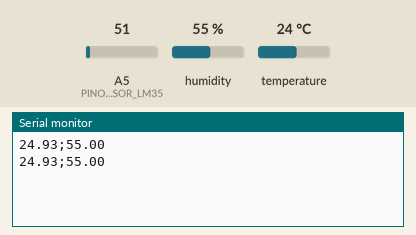
Simulated run of this sketch. Board: Arduino Uno, built with avr-gcc and run on an emulated ATmega328P. Parts: the last lines printed to the serial monitor. Inputs (shaded band) come from the test bench; at power-on: humidity 55 %, A5 (PINO_SENSOR_LM35) = 51, temperature 24 °C.

Above: at 1.8 s.
1.9 s: humidity set to 22 %
At 3.3 s:
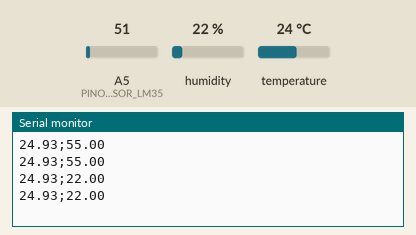
3.4 s: A5 (PINO_SENSOR_LM35) set to 61
At 4.7 s:
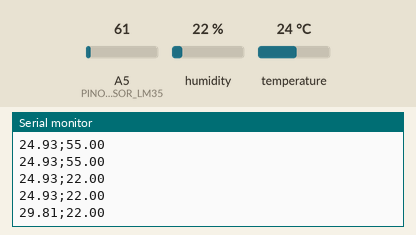
4.9 s: humidity set to 40 %
At 5.9 s:
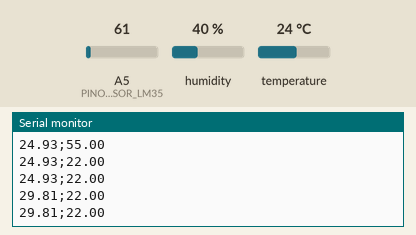
6.4 s: A5 (PINO_SENSOR_LM35) set to 71
At 7.9 s:
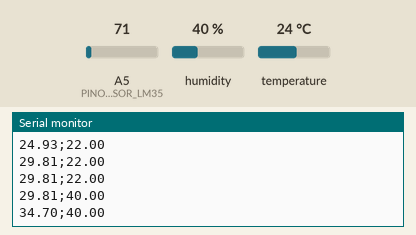
Timing chart, 0 to 8.9 s (numbered marks = the images above; inputs shaded):
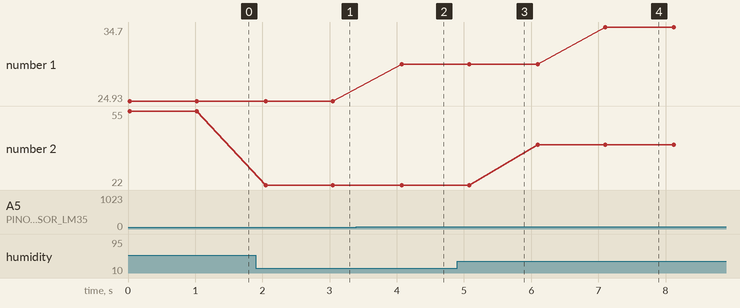

Measured:
- after the input at 1.9 s, the serial monitor: prints a new line after 0.15 s (image 1)
- after the input at 3.4 s, the serial monitor: prints a new line after 0.67 s (image 2)
- after the input at 6.4 s, the serial monitor: prints a new line after 0.70 s (image 4)
- plotted number 1: 24.93 → 29.81 after the input at 3.4 s, 29.81 → 34.7 after the input at 6.4 s
- plotted number 2: 55 → 22 after the input at 1.9 s, 22 → 40 after the input at 4.9 s

The sketch:

arduino.ino
```cpp
#include "DHT.h"
#define TIPO_SENSOR DHT11
const int PINO_SENSOR_DHT11 = A4;
const int PINO_SENSOR_LM35 = A5;
float temperatura;
DHT sensorDHT(PINO_SENSOR_DHT11, TIPO_SENSOR);
void setup() {
  Serial.begin(9600);
  sensorDHT.begin();

}

void loop() {
  float leitura = analogRead(PINO_SENSOR_LM35);
  temperatura = ((leitura * 5.0 / 1023.0) / 0.01);
  float umidade = sensorDHT.readHumidity();
  if(isnan(umidade)){
    Serial.println("Erro ao ler a umidade");
  }
  else{
    Serial.print(temperatura);
    Serial.print(";");
    Serial.println(umidade);
  }
  delay(1000);
}
```
